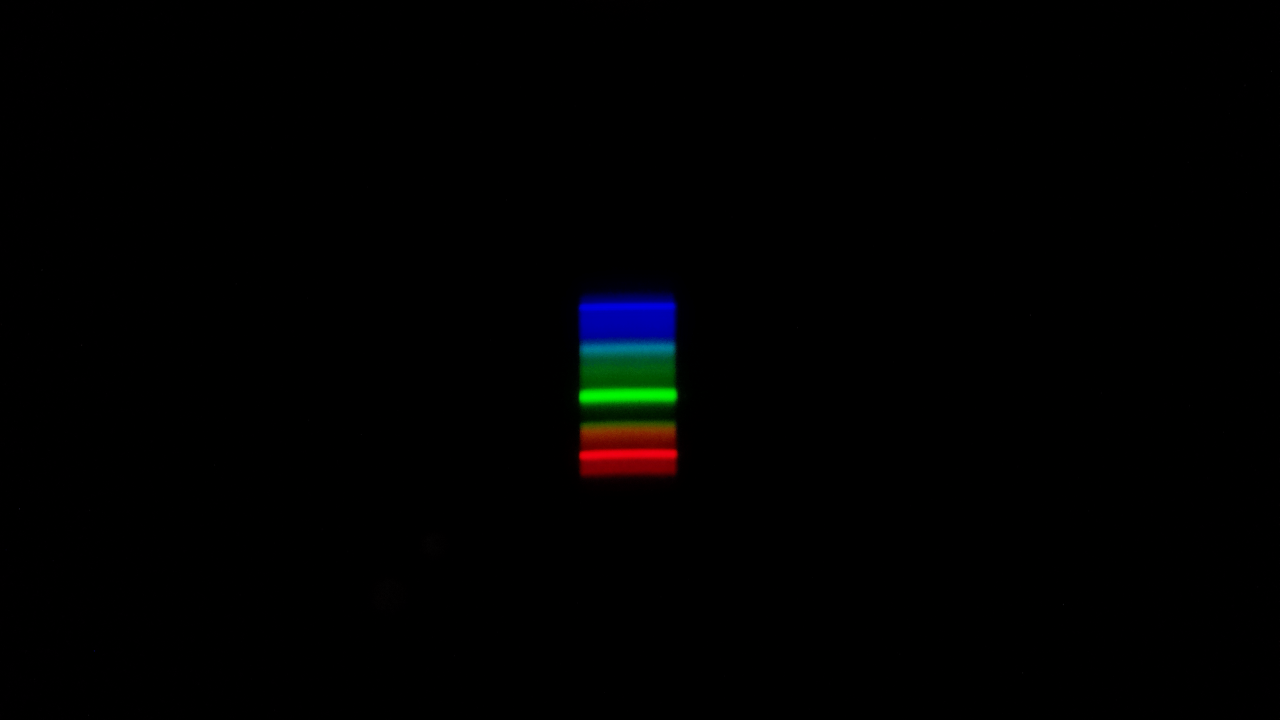
#> input picture light/data/white-mercury.png, 2560 x 1440 px, found by its file name (shown at 1/2 size)
$ python lightProcessing.py
#> lines starting #> are read from the running program, lines starting #| are printed output that depends on the picture
### scripts/lightFunctions.py
import numpy as np
import matplotlib.pyplot as plt
import imageio

def readIntensity(photoName, plotName, lamp, surface):
#> called with photoName = 'light/data/white-mercury.png', plotName = 'light/plots/white-mercury.png', lamp = 'ртутная лампа', surface = 'белый лист'
    photo = imageio.imread(photoName)
#> photo is the input picture: shape (1440, 2560, 4); mean R, G, B, A 0.8, 1, 1.1, 255
    cut = photo[450:1100, 1170:1340, 0:3].swapaxes(0, 1)
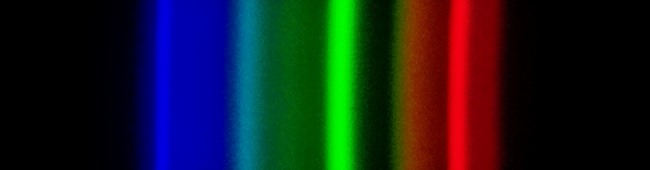
#> cut: shape (170, 650, 3); mean R, G, B 22.1, 28.3, 32.3
    intensity = np.mean(cut, axis=(2, 0))
#> intensity = 650 values, max 87.96 at index 247, min 0 at index 8, mean 27.58

    fig = plt.figure(figsize=(10, 3), dpi=200)
    plt.plot(intensity, 'w', label='{} / {}'.format(lamp, surface))
    plt.imshow(cut, origin='lower')
    plt.title('Интенсивность отражённого излучения')
    plt.xlabel('Относительный номер пикселя')
    plt.ylabel('Яркость')
    plt.legend()
    plt.savefig(plotName)

    return intensity

### scripts/lightProcessing.py
import numpy as np
import matplotlib.pyplot as plt
from lightFunctions import readIntensity
import math

calibrationArray = readIntensity("light/data/white-mercury.png", "light/plots/white-mercury.png", "ртутная лампа", "белый лист")
#> calibrationArray has the same summary as intensity in readIntensity

blueArray = readIntensity("light/data/blue-tungsten.png", "light/plots/blue-tungsten.png", "лампа накаливания", "синий лист")
#> call 2 of readIntensity, with photoName = 'light/data/blue-tungsten.png', plotName = 'light/plots/blue-tungsten.png', lamp = 'лампа накаливания', surface = 'синий лист'
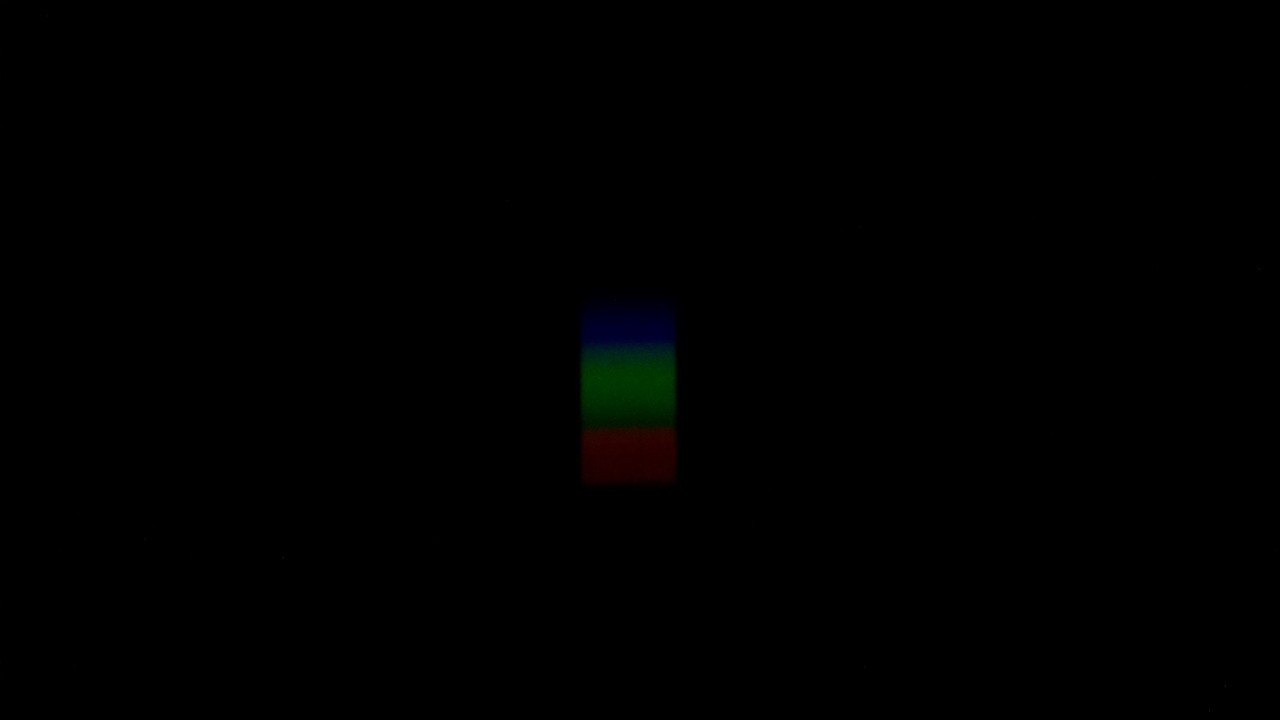
#> input picture light/data/blue-tungsten.png, 2560 x 1440 px, found by its file name (shown at 1/2 size)
#> in readIntensity, photo is the input picture: shape (1440, 2560, 4); mean R, G, B, A 0.2, 0.4, 0.3, 255
#> in readIntensity (call 2), `cut = photo[450:1100, 1170:1340, 0:3].swapaxes(0, 1)`:
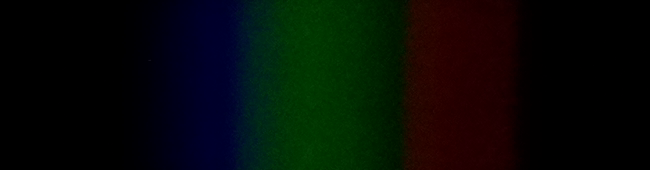
#> cut: shape (170, 650, 3); mean R, G, B 6.2, 11, 6.5
#> in readIntensity (call 2), `intensity = np.mean(cut, axis=(2, 0))`: intensity = 650 values, max 21.1 at index 257, min 0 at index 0, mean 7.91
#> in readIntensity (call 2), `plt.savefig(plotName)`:
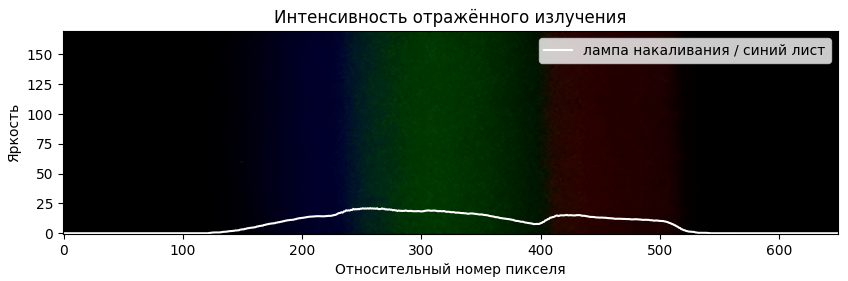
#> figure drawn by matplotlib, 1 panel
#> blueArray has the same summary as intensity in readIntensity
redArray = readIntensity("light/data/red-tungsten.png", "light/plots/red-tungsten.png", "лампа накаливания", "красный лист")
#> call 3 of readIntensity, with photoName = 'light/data/red-tungsten.png', plotName = 'light/plots/red-tungsten.png', lamp = 'лампа накаливания', surface = 'красный лист'
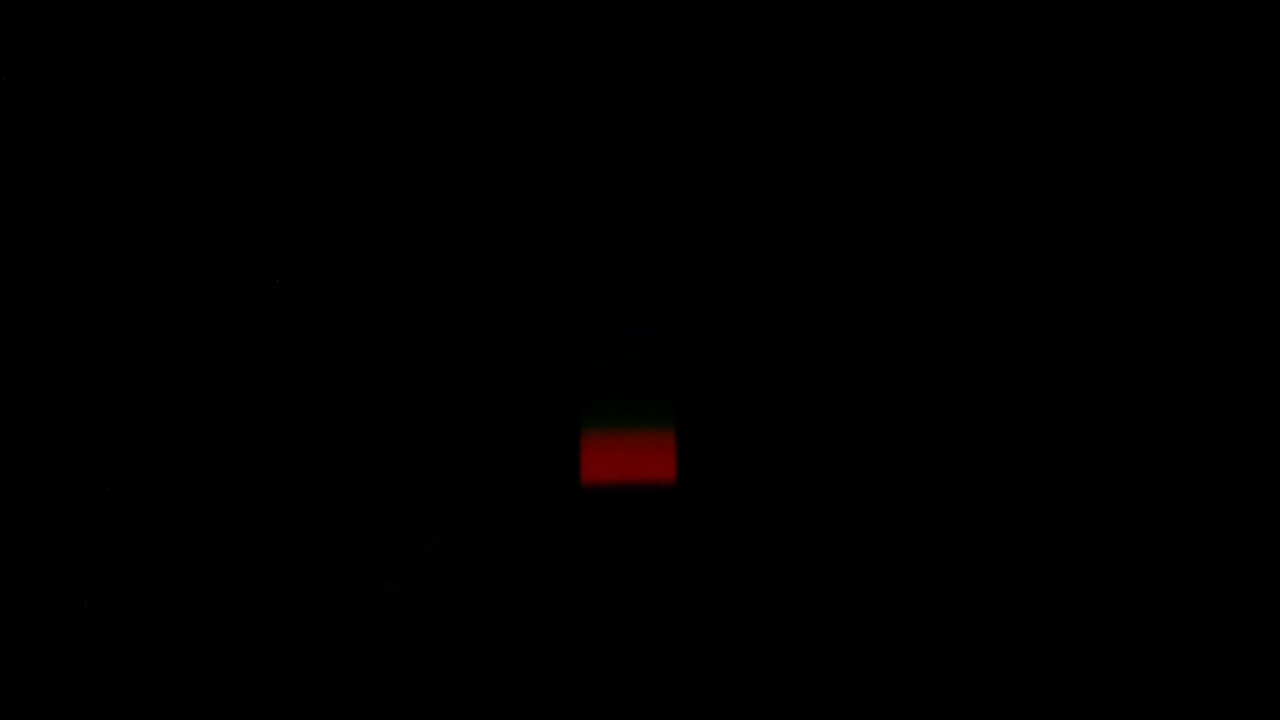
#> input picture light/data/red-tungsten.png, 2560 x 1440 px, found by its file name (shown at 1/2 size)
#> in readIntensity, photo is the input picture: shape (1440, 2560, 4); mean R, G, B, A 0.5, 0, 0, 255
#> in readIntensity (call 3), `cut = photo[450:1100, 1170:1340, 0:3].swapaxes(0, 1)`:
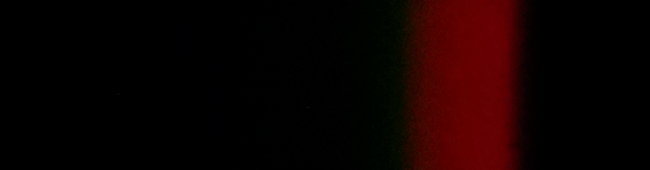
#> cut: shape (170, 650, 3); mean R, G, B 14.9, 0.9, 0.3
#> in readIntensity (call 3), `intensity = np.mean(cut, axis=(2, 0))`: intensity = 650 values, max 34.77 at index 492, min 0 at index 0, mean 5.39
#> in readIntensity (call 3), `plt.savefig(plotName)`:
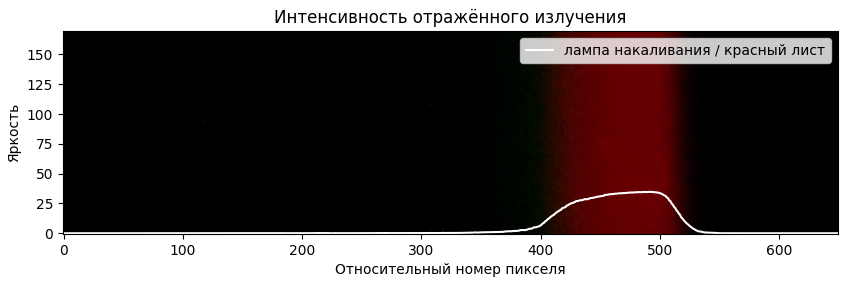
#> figure drawn by matplotlib, 1 panel
#> redArray has the same summary as intensity in readIntensity
yellowArray = readIntensity("light/data/yellow-tungsten.png", "light/plots/yellow-tungsten.png", "лампа накаливания", "жёлтый лист")
#> (the run stopped early here; a loop or call above may not have finished)
